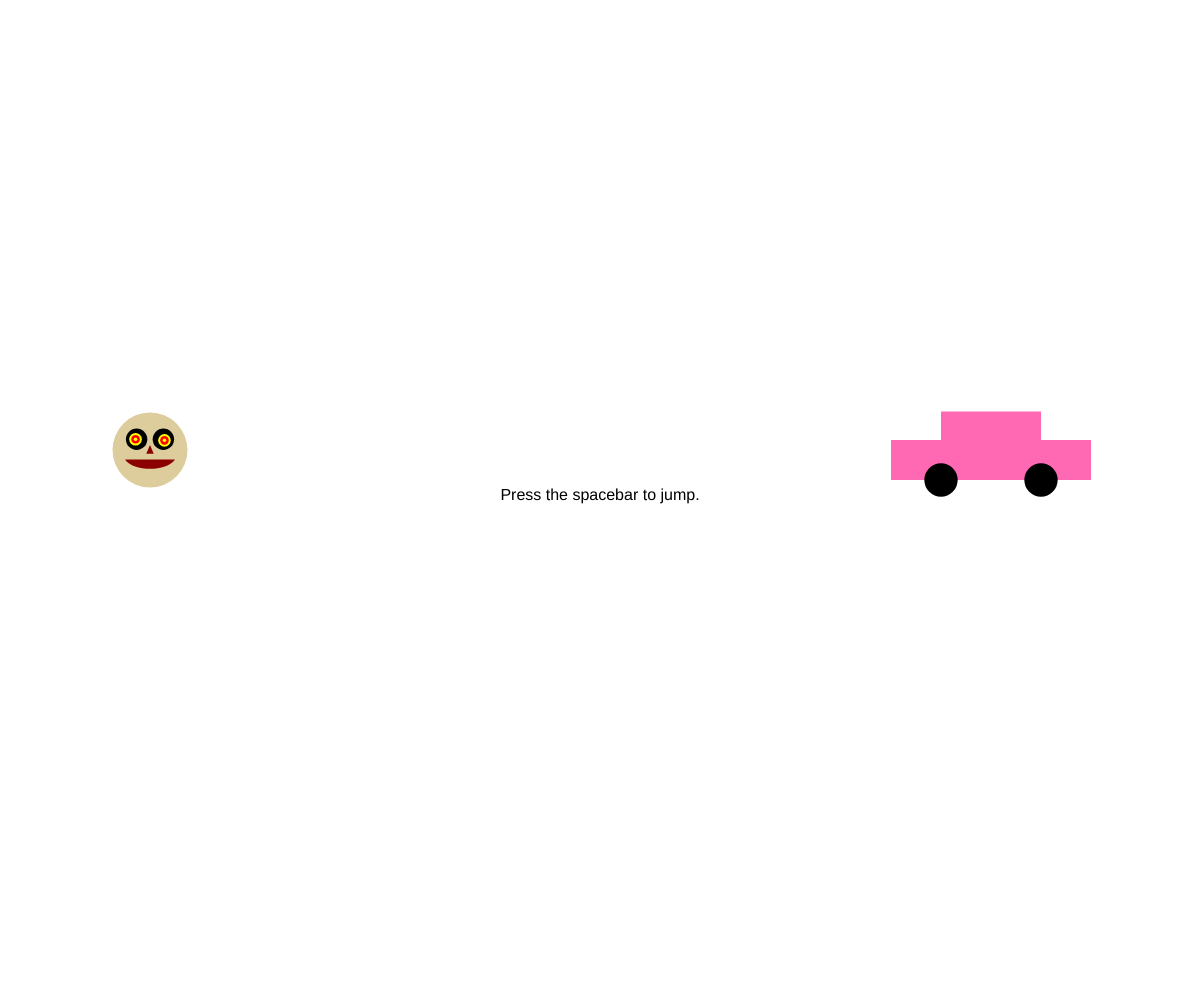
Frame 1 (no input)
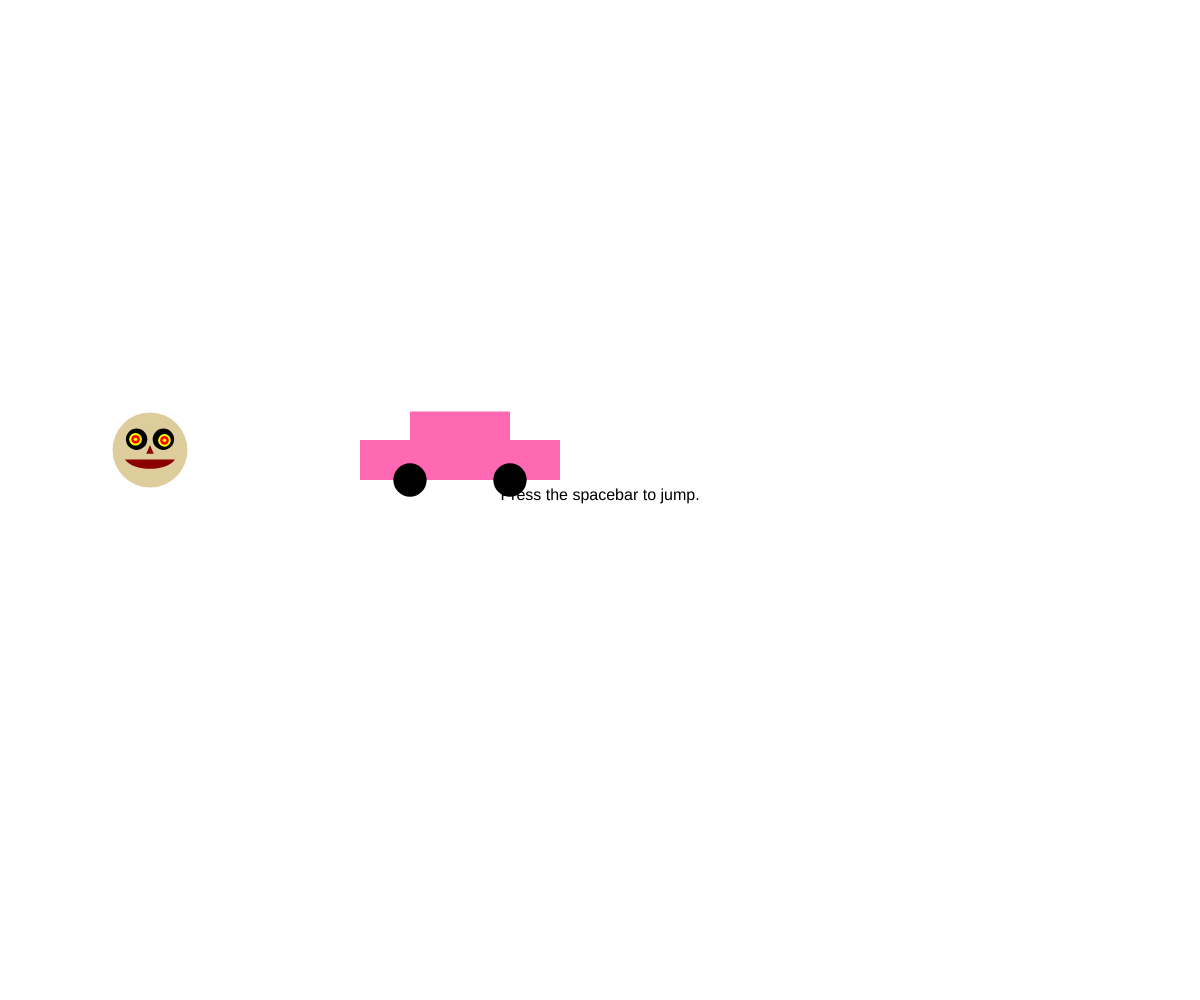
Frame 60 (no input)
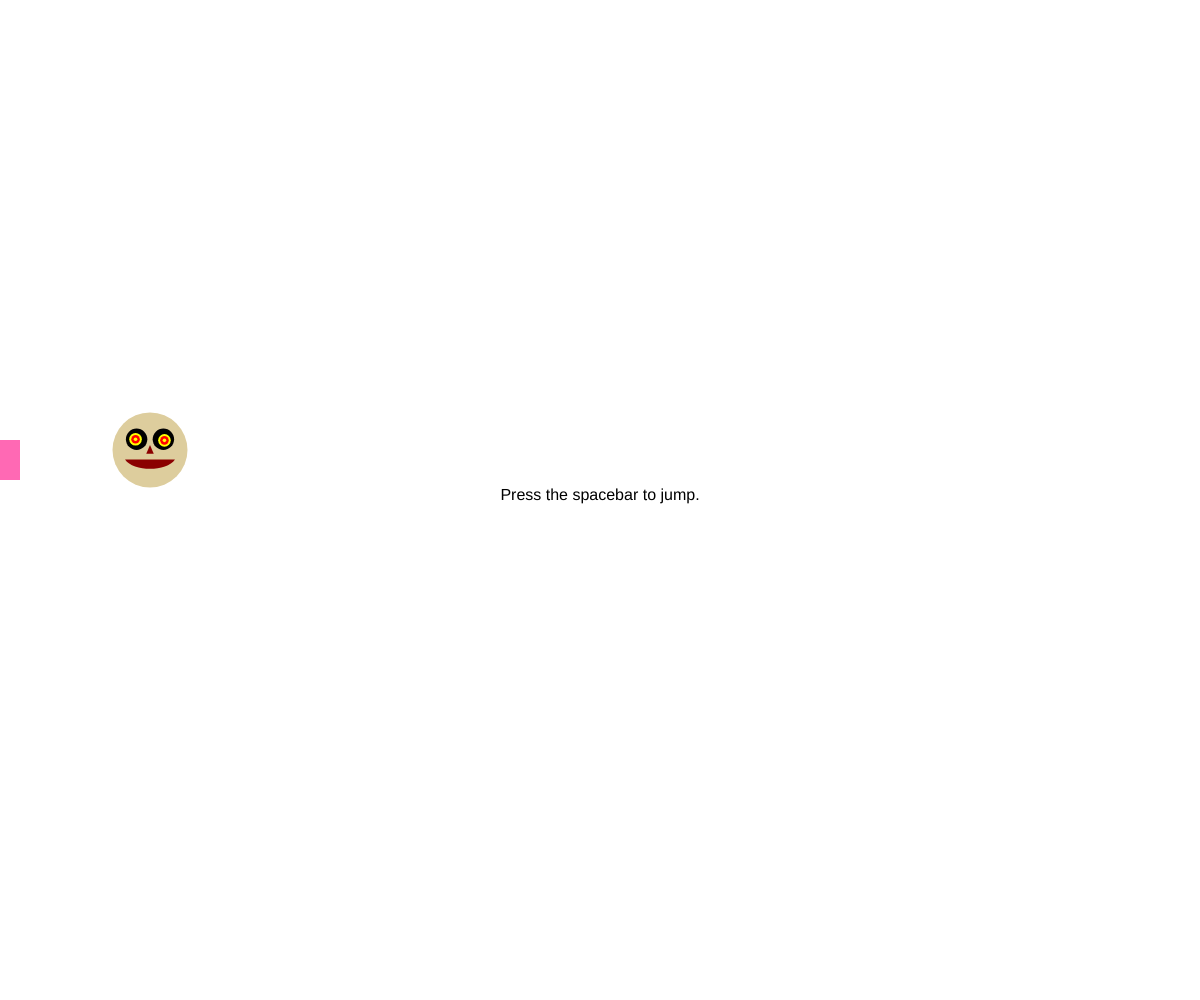
Frame 120 (the mouse pressed at the canvas centre since frame 60)

The p5.js sketch that drew these frames (run headless with seeded random() and noise() and a simulated clock; from frame 60 on, the mouse is pressed at the canvas centre):

// p5.js sketch
// ── sketch.js
const canvasWidth = window.innerWidth;
const canvasHeight = window.innerHeight; 

let x = 150;
let y = canvasHeight / 2 - 50;
let doJump = false;
let counter = 0;
let initialY = y;


const c1 = {
    x: canvasWidth - 200,
    y: canvasHeight / 2 - 20,
    width: 200,
    speed: -9,
    color: 'hotpink'
};

function setup() {
    createCanvas(canvasWidth, canvasHeight);
    drawCreature(x, y, 75, '#ddcd9d', 'yellow');
    displayMessage();
}


function draw() {
    clear();
    
    if (doJump) {
        // animate for one Math.sin cycle, then 
        // turn doJump variable to false
        const jumpHeight = -12;
        const jumpSpeed = 8;
        y += jumpHeight * Math.sin(counter / jumpSpeed); 
        counter++;
        if (y > initialY) {
            doJump = false;
        }
    }
    c1.x += c1.speed;

    drawCar(c1.x, c1.y, c1.width, 'hotpink');

    drawCreature(x, y, 75, '#ddcd9d', 'yellow');

    // message:
    displayMessage();

}


function jump(ev) {
    console.log(ev.code);
    if (ev.code == 'Space') {
        doJump = true;
    }
    
    // message
   displayMessage();
}

function displayMessage() {
    fill('black');
     textAlign(CENTER);
     textSize(16);
     text("Press the spacebar to jump.", canvasWidth/2, canvasHeight/2);
}

// Add event listener on keydown
document.addEventListener('keydown', jump);

function drawCreature(centerX, centerY, size, color1, color2) {
    fill (color1);
    stroke('black');
    circle(centerX, centerY, size, color1);
   
    let eyeWidth = size / 3.5;
    let eyeDistance = size / 2.8;

    let eyeY = centerY - eyeWidth / 2;
    let eyeX1 = centerX - eyeDistance / 2;
    let eyeX2 = centerX + eyeDistance / 2;

    fill ('black');
    circle(eyeX1, eyeY, eyeWidth);
    circle(eyeX2, eyeY, eyeWidth);
    fill (color2);
    circle(eyeX1 - size / 70, eyeY, eyeWidth / 1.7);
    circle(eyeX2 + size / 70, eyeY + size / 70, eyeWidth / 1.7);
    fill ('red');
    circle(eyeX1 - size / 70, eyeY, eyeWidth / 2.5);
    circle(eyeX2 + size / 70, eyeY + size / 70, eyeWidth / 2.5);
    fill (color2);
    circle(eyeX1 - size / 70, eyeY, eyeWidth / 6);
    circle(eyeX2 + size / 70, eyeY + size / 70, eyeWidth / 6);

    let noseSizeX = size / 20
    let noseSizeY = size / 20
    
    fill('darkred');
    beginShape();
    vertex(centerX, centerY - size / 15);
    vertex(centerX - noseSizeX, centerY + noseSizeY);
    vertex(centerX + noseSizeX, centerY + noseSizeY);
    endShape();

    let mouthSize = size / 1.2;
    let mouthY = centerY + size / 8;
    let mouthLeftX = centerX - mouthSize / 2.5;
    let mouthRightX = centerX + mouthSize / 2.5;

    fill('darkred')
    curve(
        mouthLeftX, mouthY - size,       
        mouthLeftX, mouthY, 
        mouthRightX, mouthY,
        mouthRightX, mouthY - size     
    );




}

function drawCar(x, y, size, fillColor, wheelColor='black') {
    strokeWeight(0);
    
    // body
    fill(fillColor);
    rect(x - size/4, y - (size/5 + size/7), size / 2, size/7); // top
    rect(x - size/2, y - size/5, size, size/5); // bottom

    // wheels:
    fill(wheelColor);
    circle(x - size / 4, y, size / 6);
    circle(x + size / 4, y, size / 6);
}
